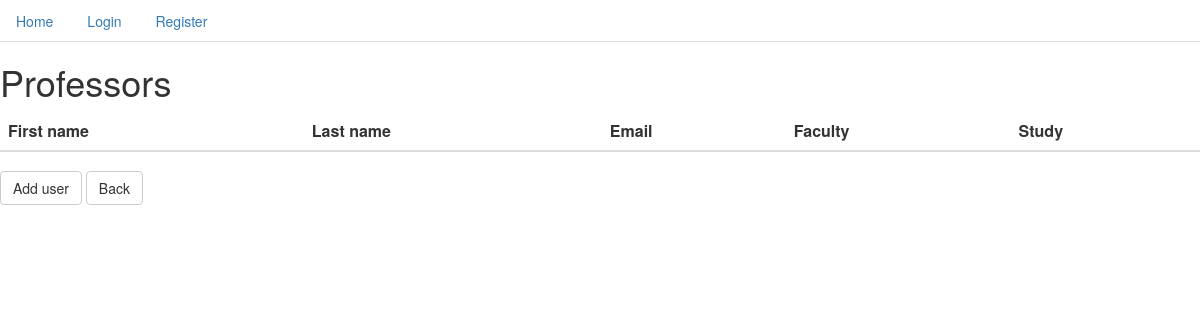
The page /users/list on the database as committed earlier.
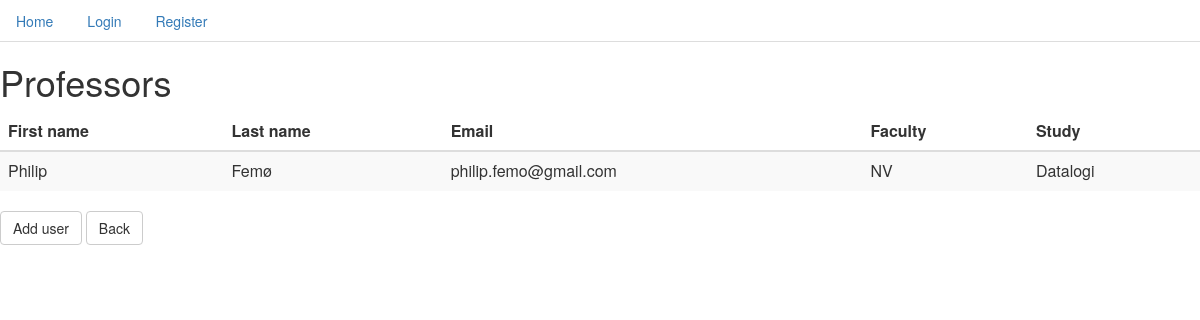
The same page on the database as committed later.
### users/models.py (models this page shows, shortened)
class User(AbstractBaseUser):
    HUMANISTISK = 'HU'
    JURIDISK = 'JU'
    NATURVID = 'NV'
    SAMFUNDVID = 'SAV'
    SUNDHEDVID = 'SUV'
    TEOLOGISK = 'TE'
    FACULTY_CHOICES = (
        (HUMANISTISK, 'Humanistisk Fakultet'),
        (JURIDISK, 'Juridisk Fakultet'),
        (NATURVID, 'Naturvidenskabelige Fakultet'),
        (SAMFUNDVID, 'Samfundsvidenskabelige Fakultet'),
        (SUNDHEDVID, 'Sundhedsvidenskabelige Fakultet'),
        (TEOLOGISK, 'Teologiske Fakultet'),
    )
    STUDERENDE = 'S'
    PROFESSOR = 'P'
    ROLES_CHOICES = (
        (STUDERENDE, 'Studerende'),
        (PROFESSOR, 'Professor'),
    )
    roles = models.CharField(
        max_length = 3,
        choices = ROLES_CHOICES,
        default = STUDERENDE,
    )
    faculty = models.CharField(
        max_length = 3,
        choices = FACULTY_CHOICES,
        default = HUMANISTISK,
    )
    first_name = models.CharField(max_length=128)
    last_name = models.CharField(max_length=128)
    email = models.EmailField(unique=True)
    study = models.CharField(max_length=128)
    objects = UserManager()
    USERNAME_FIELD = 'email'
    REQUEIRED_FIELDS = ['first_name', 'last_name', 'faculty', 'study', 'roles']

### users/views.py (the view)
class IndexView(ListView):
    model = User
    template_name = "user_list.html"

### users/templates/user_list.html (shortened to what this page needs)
{% extends "base.html" %}
{% block content %}
<h1>Professors</h1>
<table class="table table-striped">
 <thead>
   <tr>
     <th>First name</th>
     <th>Last name</th>
     <th>Email</th>
     <th>Faculty</th>
     <th>Study</th>
   </tr>
 </thead>
 {% for user in object_list %}
   <tr>
     {% if user.roles == 'P' %}
     <td>{{ user.first_name }}</td>
     <td>{{ user.last_name }}</td>
     <td>{{ user.email }}</td>
     <td>{{ user.faculty }}</td>
     <td>{{ user.study }}</td>
   </tr>
   {% endif %}
 {% endfor %}
</table>
<a class="btn btn-default" href="{% url 'users:create_user' %}" role="button">Add user</a>
<a class="btn btn-default" href="{% url 'home.views.index' %}" role="button">Back</a>
{% endblock %}

### templates/base.html (shortened to what this page needs)
{% load staticfiles %}
<html>
  <head>
    <link href="{% static 'css/bootstrap.min.css' %}"
          rel="stylesheet" media="screen">
    </head>
    <body>
      <div role="navigation">
      <ul class="nav nav-tabs">
        <li role="presentation"><a href="{% url 'home' %}">Home</a></li>
        {% if user.is_authenticated %}
        <li role="presentation"><a href="{% url 'projects:projectslist' %}">Projects</a></li>
        <li role="presentation"><a href="{% url 'users:user_list' %}">Professors</a></li>
        <li role="presentation"><a href="{% url 'logout' %}">Logout</a></li>
        {% else %}
        <li role="presentation"><a href="{% url 'login'%}">Login</a></li>
        <li role="presentation"><a href="{% url 'users:create_user' %}">Register</a></li>
        {% endif %}
      </ul>
    </div>
      {% block content %}
      {% endblock %}
    </body>
</html>

Rows that differ between the two databases and show on the page:
added User: first_name "Philip", last_name "Femø", email "philip.femo@gmail.com", faculty "NV", study "Datalogi"
